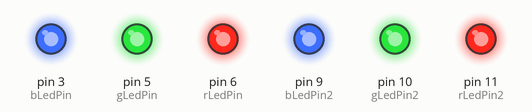
Bench run of a program on a simulated Arduino Uno, built with avr-gcc and run on an emulated ATmega328P. Shown: output pins drawn as LEDs (lit = HIGH).

Above: at 3.2 s.
Timing chart, 0 to 4.7 s (numbered marks = the images above):
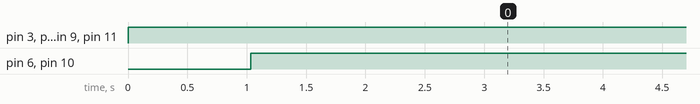

Measured:
- by itself, pin 3 (bLedPin), pin 11 (rLedPin2): LOW → HIGH at 0.00 s
- by itself, pin 5 (gLedPin), pin 9 (bLedPin2): 0/255 → 255/255 at 0.00 s
- by itself, pin 6 (rLedPin), pin 10 (gLedPin2): LOW → HIGH at 1.0 s

The program:

main.cpp
```cpp
#include <Arduino.h>

/*
 * 接收端：接收蓝牙串口输入：触发两个led灯按要求闪烁
 */
const int rLedPin = 6;  //引脚R
const int gLedPin = 5;  //引脚G
const int bLedPin = 3;  //引脚B


const int rLedPin2 = 11;  //引脚R
const int gLedPin2 = 10;  //引脚G
const int bLedPin2 = 9;   //引脚B

const int btnPin = 2;  // 引脚2


int ledR = 255;  //R Led 亮度
int ledG = 255;  //G Led 亮度
int ledB = 0;    //B Led 亮度

void setup() {
  pinMode(rLedPin, OUTPUT);
  pinMode(gLedPin, OUTPUT);
  pinMode(bLedPin, OUTPUT);


  pinMode(rLedPin2, OUTPUT);
  pinMode(gLedPin2, OUTPUT);
  pinMode(bLedPin2, OUTPUT);

  pinMode(btnPin, INPUT_PULLUP);

  Serial.begin(9600);
}


int delayTime = 1970;

void increase(bool r, bool g, bool b, bool r2, bool g2, bool b2){
  for (int i = 0; i < 256; i++) {
    analogWrite(rLedPin, r?i:255);
    analogWrite(gLedPin, g?i:255);
    analogWrite(bLedPin, b?i:255);

    analogWrite(rLedPin2, r2?i:255);
    analogWrite(gLedPin2, g2?i:255);
    analogWrite(bLedPin2, b2?i:255);

    delayMicroseconds(delayTime);
  }
}

void decrease(bool r, bool g, bool b, bool r2, bool g2, bool b2){
  for (int i = 255; i >= 0; i--) {
    analogWrite(rLedPin, r?i:255);
    analogWrite(gLedPin, g?i:255);
    analogWrite(bLedPin, b?i:255);

    analogWrite(rLedPin2, r2?i:255);
    analogWrite(gLedPin2, g2?i:255);
    analogWrite(bLedPin2, b2?i:255);

    delayMicroseconds(delayTime);
  }
}

void loop() {
  // 按钮
  // int value = digitalRead(btnPin);
  decrease(true, false, false, false, true, false);
  increase(true, false, false, false, true, false);
  decrease(false, true, false, false, false, true);
  increase(false, true, false, false, false, true);
  decrease(false, false, true, true, false, false);
  increase(false, false, true, true, false, false);

  // if (Serial.available()>0) {
  //   char serialCmdChar = Serial.read();
  //   serialCmd(serialCmdChar);
  // }
}

void serialCmd(char serialCmdChar) {  //r128g100b20
  switch (serialCmdChar) {
    case 'r':
      ledR = Serial.parseInt();
      break;

    case 'g':
      ledG = Serial.parseInt();
      break;

    case 'b':
      ledB = Serial.parseInt();
      break;

    case 'c':
      ledR = 0;
      ledG = 0;
      ledB = 0;
  }

  analogWrite(rLedPin, ledR);
  delay(100);
  analogWrite(gLedPin, ledG);
  delay(100);
  analogWrite(bLedPin, ledB);
  delay(100);

  Serial.print("Red Value = ");
  Serial.println(ledR);
  Serial.print("Green Value = ");
  Serial.println(ledG);
  Serial.print("Blue Value = ");
  Serial.println(ledB);
  Serial.println("-------------");
}
```
